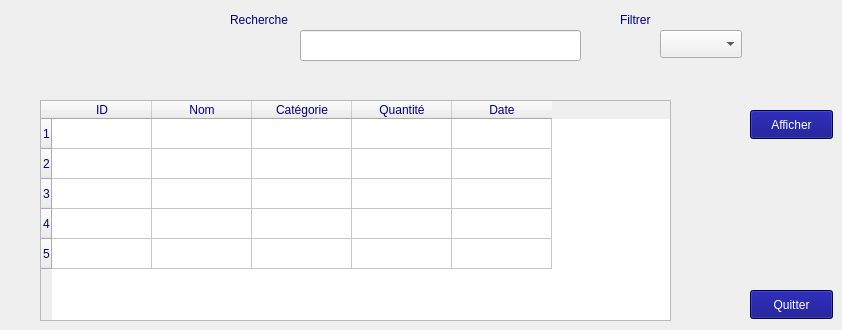
               <widget class="QWidget" name="tab_19">
                <attribute name="title">
                 <string>Consulter</string>
                </attribute>
                <widget class="QLineEdit" name="lineEdit_9">
                 <property name="geometry">
                  <rect>
                   <x>300</x>
                   <y>30</y>
                   <width>281</width>
                   <height>31</height>
                  </rect>
                 </property>
                 <property name="styleSheet">
                  <string notr="true">border-bottom-color: rgb(0, 0, 127);</string>
                 </property>
                 <property name="inputMask">
                  <string/>
                 </property>
                 <property name="text">
                  <string/>
                 </property>
                </widget>
                <widget class="QPushButton" name="pushButton_17">
                 <property name="geometry">
                  <rect>
                   <x>750</x>
                   <y>110</y>
                   <width>83</width>
                   <height>29</height>
                  </rect>
                 </property>
                 <property name="styleSheet">
                  <string notr="true">color: rgb(255, 255, 255);
background-color: rgb(0, 0, 127);</string>
                 </property>
                 <property name="text">
                  <string>Afficher</string>
                 </property>
                </widget>
                <widget class="QTableWidget" name="tab_produits">
                 <property name="geometry">
                  <rect>
                   <x>40</x>
                   <y>100</y>
                   <width>631</width>
                   <height>221</height>
                  </rect>
                 </property>
                 <property name="styleSheet">
                  <string notr="true">color: rgb(0, 0, 127);
border-bottom-color: rgb(0, 0, 127);</string>
                 </property>
                 <row>
                  <property name="text">
                   <string>1</string>
                  </property>
                 </row>
                 <row>
                  <property name="text">
                   <string>2</string>
                  </property>
                 </row>
                 <row>
                  <property name="text">
                   <string>3</string>
                  </property>
                 </row>
                 <row>
                  <property name="text">
                   <string>4</string>
                  </property>
                 </row>
                 <row>
                  <property name="text">
                   <string>5</string>
                  </property>
                 </row>
                 <column>
                  <property name="text">
                   <string>ID</string>
                  </property>
                 </column>
                 <column>
                  <property name="text">
                   <string>Nom</string>
                  </property>
                 </column>
                 <column>
                  <property name="text">
                   <string>Catégorie</string>
                  </property>
                 </column>
                 <column>
                  <property name="text">
                   <string>Quantité</string>
                  </property>
                 </column>
                 <column>
                  <property name="text">
                   <string>Date</string>
                  </property>
                 </column>
                </widget>
                <widget class="QPushButton" name="pushButton_20">
                 <property name="geometry">
                  <rect>
                   <x>750</x>
                   <y>290</y>
                   <width>83</width>
                   <height>29</height>
                  </rect>
                 </property>
                 <property name="styleSheet">
                  <string notr="true">background-color: rgb(0, 0, 127);
color: rgb(255, 255, 255);</string>
                 </property>
                 <property name="text">
                  <string>Quitter</string>
                 </property>
                </widget>
                <widget class="QLabel" name="label_18">
                 <property name="geometry">
                  <rect>
                   <x>620</x>
                   <y>10</y>
                   <width>63</width>
                   <height>20</height>
                  </rect>
                 </property>
                 <property name="styleSheet">
                  <string notr="true">color: rgb(0, 0, 127);</string>
                 </property>
                 <property name="text">
                  <string>Filtrer</string>
                 </property>
                </widget>
                <widget class="QComboBox" name="comboBox_4">
                 <property name="geometry">
                  <rect>
                   <x>660</x>
                   <y>30</y>
                   <width>82</width>
                   <height>28</height>
                  </rect>
                 </property>
                </widget>
                <widget class="QLabel" name="label_19">
                 <property name="geometry">
                  <rect>
                   <x>230</x>
                   <y>10</y>
                   <width>71</width>
                   <height>20</height>
                  </rect>
                 </property>
                 <property name="styleSheet">
                  <string notr="true">color: rgb(0, 0, 127);</string>
                 </property>
                 <property name="text">
                  <string>Recherche</string>
                 </property>
                </widget>
               </widget>
